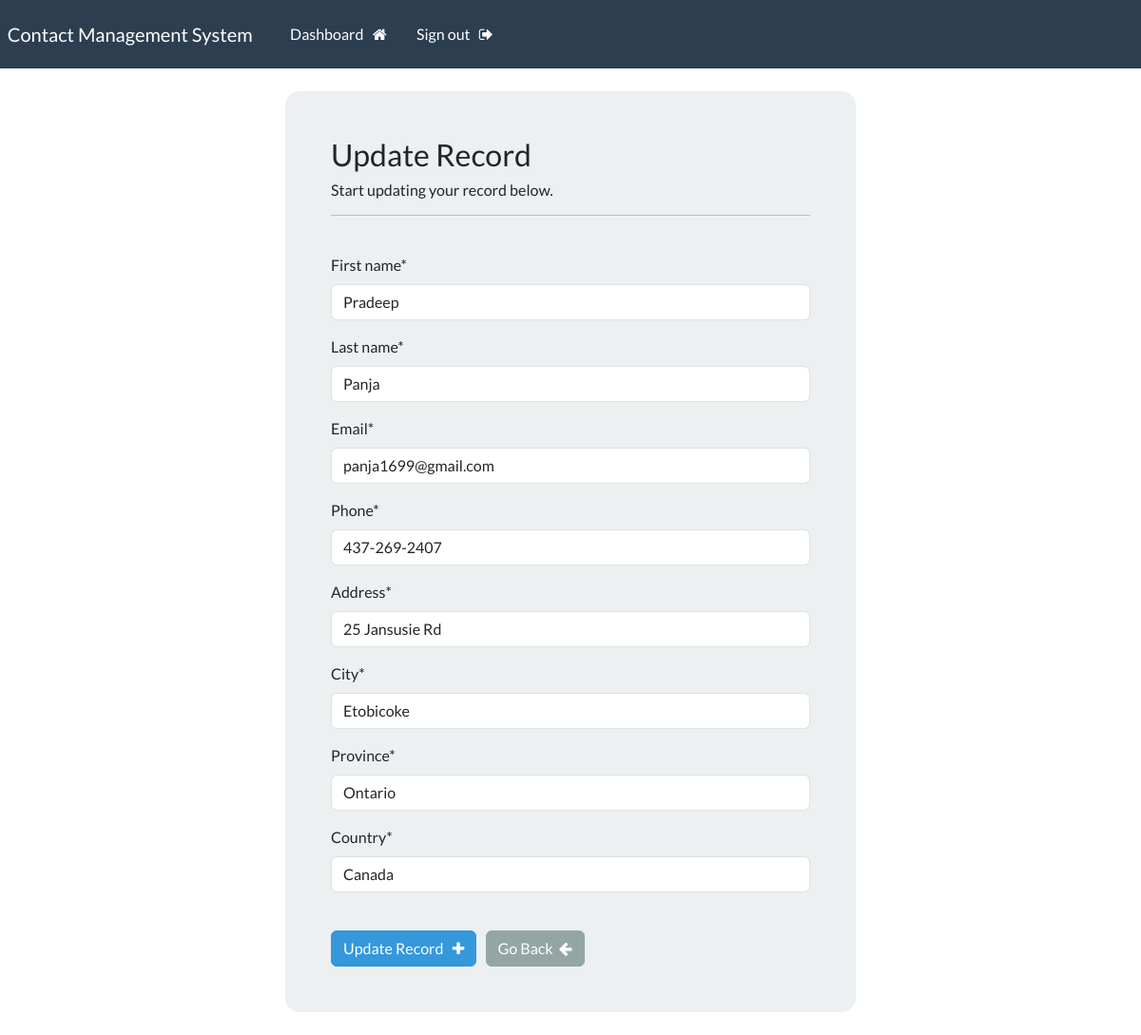
The app's page /update-record/1 (signed in) with its own data.
### webapp/models.py (models this page shows, shortened)
class Record(models.Model):
    creation_date = models.DateTimeField(auto_now_add=True)
    first_name = models.CharField(max_length=100)
    last_name = models.CharField(max_length=100)
    email = models.CharField(max_length=255)
    phone = models.CharField(max_length=20)
    address = models.CharField(max_length=300)
    city = models.CharField(max_length=255)
    province = models.CharField(max_length=200)
    country = models.CharField(max_length=125)

### webapp/views.py (the view)
# urls.py: path('update-record/<int:pk>',views.update_record, name="update-record"),
@login_required(login_url='my-login')
def update_record(request, pk):
    record = Record.objects.get(id=pk)
    form = UpdateRecordForm(instance=record)
    if request.method == "POST":
        form = UpdateRecordForm(request.POST , instance=record)
        if form.is_valid():
            form.save()
            messages.success(request, "Record updated successfully!")
            return redirect("dashboard")
    context = {'form': form}
    return render(request, 'webapp/update-record.html', context)

### webapp/forms.py
class UpdateRecordForm(forms.ModelForm):
    class Meta:
        model = Record
        fields = ['first_name' , 'last_name', 'email','phone','address','city','province','country']

### webapp/templates/webapp/update-record.html (shortened to what this page needs)
{% extends 'webapp/base.html' %}
{% load crispy_forms_tags %}
{% block content %}
<body>
    <div class="container bg-light shadow-md p-5 form-layout">
        <h3> Update Record</h3>
        <h6>Start updating your record below.</h6>
        <hr>
        <br>
        <form method="post">
            {{ form|crispy }}
            <br>
            <button type="submit" class="btn btn-info">Update Record &nbsp; <i class="fa fa-plus"></i></button>
            &nbsp; <a href="{% url 'dashboard' %}" class="btn btn-secondary"> Go Back &nbsp;<i class="fa fa-arrow-left"></i> </a>
        </form>
        </div>
        <br>
</body>
{% endblock %}

### static/css/styles.css (style rules this page uses)
.form-layout { border-radius: 15px; width: 600px; }

### records on screen
Record: first_name "Pradeep", last_name "Panja", email "panja1699@gmail.com", phone "437-269-2407", address "25 Jansusie Rd", city "Etobicoke", province "Ontario", country "Canada"
